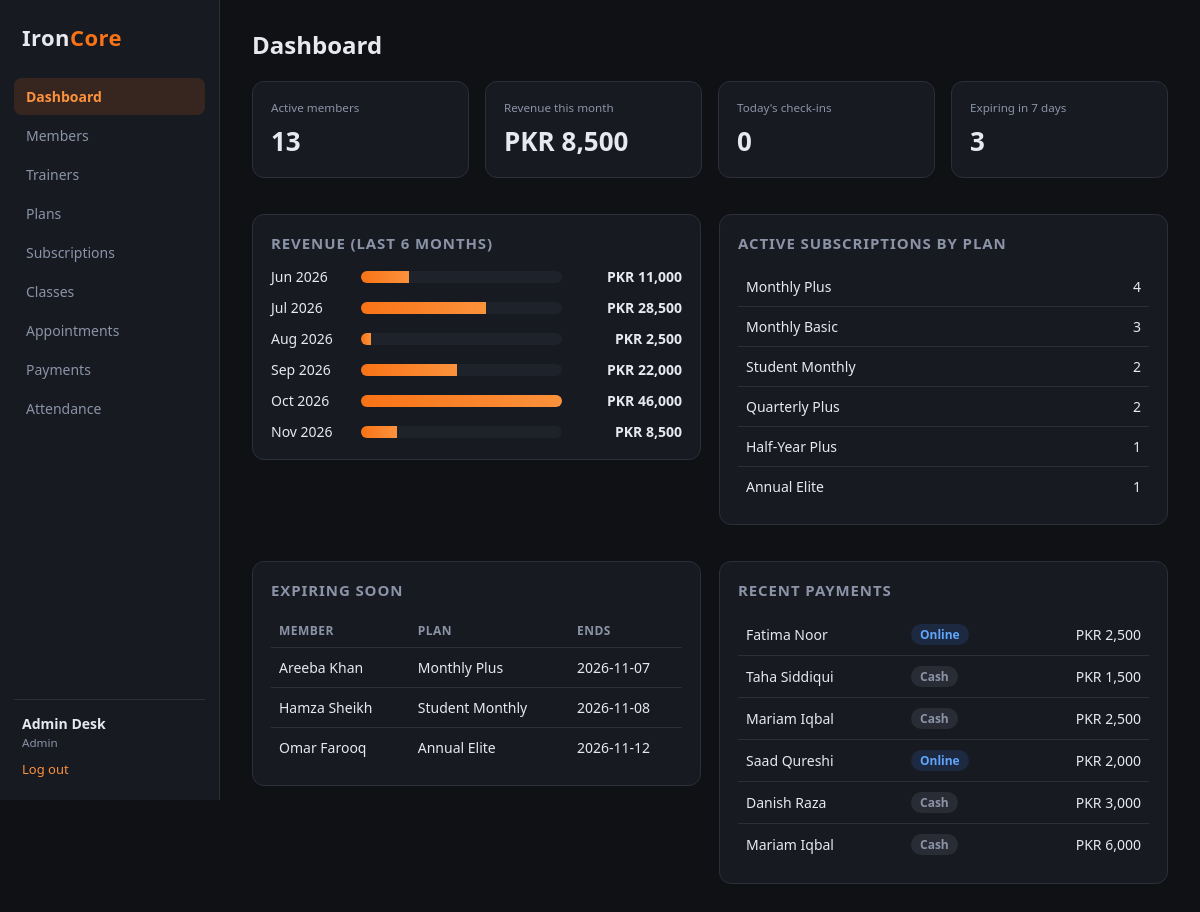
/dashboard.php (signed in), run on the app's committed database.
### tables this page shows
CREATE TABLE subscriptions (
    id         INT AUTO_INCREMENT PRIMARY KEY,
    member_id  INT NOT NULL,
    plan_id    INT NOT NULL,
    start_date DATE NOT NULL,
    end_date   DATE NOT NULL,
    status     ENUM('active', 'expired', 'cancelled') NOT NULL DEFAULT 'active',
    created_at TIMESTAMP NOT NULL DEFAULT CURRENT_TIMESTAMP,
    CONSTRAINT fk_sub_member FOREIGN KEY (member_id) REFERENCES members (id) ON DELETE CASCADE,
    CONSTRAINT fk_sub_plan FOREIGN KEY (plan_id) REFERENCES plans (id),
    CONSTRAINT chk_sub_dates CHECK (end_date >= start_date),
    INDEX idx_sub_status_end (status, end_date)
);

CREATE TABLE users (
    id            INT AUTO_INCREMENT PRIMARY KEY,
    name          VARCHAR(100) NOT NULL,
    email         VARCHAR(120) NOT NULL UNIQUE,
    phone         VARCHAR(20),
    password_hash VARCHAR(255) NOT NULL,
    role          ENUM('admin', 'trainer', 'member') NOT NULL DEFAULT 'member',
    created_at    TIMESTAMP NOT NULL DEFAULT CURRENT_TIMESTAMP
);

CREATE TABLE plans (
    id              INT AUTO_INCREMENT PRIMARY KEY,
    name            VARCHAR(60) NOT NULL,
    duration_months TINYINT UNSIGNED NOT NULL,
    price           DECIMAL(10, 2) NOT NULL,
    description     VARCHAR(255),
    is_active       TINYINT(1) NOT NULL DEFAULT 1,
    CONSTRAINT chk_plan_price CHECK (price > 0),
    CONSTRAINT chk_plan_duration CHECK (duration_months > 0)
);

CREATE TABLE payments (
    id              INT AUTO_INCREMENT PRIMARY KEY,
    member_id       INT NOT NULL,
    subscription_id INT NULL,
    amount          DECIMAL(10, 2) NOT NULL,
    method          ENUM('cash', 'online') NOT NULL,
    reference       VARCHAR(60),
    paid_at         DATETIME NOT NULL,
    recorded_by     INT NULL,
    CONSTRAINT fk_pay_member FOREIGN KEY (member_id) REFERENCES members (id) ON DELETE CASCADE,
    CONSTRAINT fk_pay_sub FOREIGN KEY (subscription_id) REFERENCES subscriptions (id) ON DELETE SET NULL,
    CONSTRAINT fk_pay_user FOREIGN KEY (recorded_by) REFERENCES users (id) ON DELETE SET NULL,
    CONSTRAINT chk_pay_amount CHECK (amount > 0),
    INDEX idx_pay_date (paid_at)
);

### includes/auth.php (called while the page is built, shortened)
<?php
require_once __DIR__ . '/db.php';
require_once __DIR__ . '/helpers.php';
function current_user(): ?array
{
    return $_SESSION['user'] ?? null;
}

### includes/db.php (called while the page is built)
<?php
function db(): PDO
{
    static $pdo = null;
    if ($pdo === null) {
        $cfg = require __DIR__ . '/../config/database.php';
        $dsn = sprintf('mysql:host=%s;port=%s;dbname=%s;charset=%s',
            $cfg['host'], $cfg['port'], $cfg['database'], $cfg['charset']);
        $pdo = new PDO($dsn, $cfg['username'], $cfg['password'], [
            PDO::ATTR_ERRMODE            => PDO::ERRMODE_EXCEPTION,
            PDO::ATTR_DEFAULT_FETCH_MODE => PDO::FETCH_ASSOC,
            PDO::ATTR_EMULATE_PREPARES   => false,
        ]);
    }
    return $pdo;
}
function q(string $sql, array $params = []): PDOStatement
{
    $stmt = db()->prepare($sql);
    $stmt->execute($params);
    return $stmt;
}

### dashboard.php (the view, shortened to what this page needs)
<?php
require_once __DIR__ . '/includes/auth.php';
$pageTitle = 'Dashboard';
require __DIR__ . '/includes/header.php';
if ($user['role'] === 'admin'):
    $stats = [
        'Active members'      => q("SELECT COUNT(*) FROM members WHERE status = 'active'")->fetchColumn(),
        'Revenue this month'  => money(q("SELECT COALESCE(SUM(amount),0) FROM payments
                                          WHERE DATE_FORMAT(paid_at,'%Y-%m') = DATE_FORMAT(CURDATE(),'%Y-%m')")->fetchColumn()),
        "Today's check-ins"   => q('SELECT COUNT(*) FROM attendance WHERE DATE(check_in) = CURDATE()')->fetchColumn(),
        'Expiring in 7 days'  => q("SELECT COUNT(*) FROM subscriptions WHERE status = 'active'
                                    AND end_date BETWEEN CURDATE() AND CURDATE() + INTERVAL 7 DAY")->fetchColumn(),
    ];
    $revenue = q("SELECT DATE_FORMAT(paid_at,'%Y-%m') AS ym, SUM(amount) AS total,
                         SUM(method = 'online') AS online_count, SUM(method = 'cash') AS cash_count
                  FROM payments WHERE paid_at >= DATE_FORMAT(CURDATE() - INTERVAL 5 MONTH, '%Y-%m-01')
                  GROUP BY ym ORDER BY ym")->fetchAll();
    $max = max(array_merge([1], array_column($revenue, 'total')));
    $popularPlans = q("SELECT p.name, COUNT(s.id) AS subs FROM plans p
                       LEFT JOIN subscriptions s ON s.plan_id = p.id AND s.status = 'active'
                       GROUP BY p.id ORDER BY subs DESC")->fetchAll();
    $expiring = q("SELECT u.name, p.name AS plan, s.end_date FROM subscriptions s
                   JOIN members m ON m.id = s.member_id JOIN users u ON u.id = m.user_id
                   JOIN plans p ON p.id = s.plan_id
                   WHERE s.status = 'active' AND s.end_date BETWEEN CURDATE() AND CURDATE() + INTERVAL 7 DAY
                   ORDER BY s.end_date")->fetchAll();
    $recent = q("SELECT u.name, pay.amount, pay.method, pay.paid_at FROM payments pay
                 JOIN members m ON m.id = pay.member_id JOIN users u ON u.id = m.user_id
                 ORDER BY pay.paid_at DESC LIMIT 6")->fetchAll();
?>
    <div class="cards">
        <?php foreach ($stats as $label => $value): ?>
            <div class="card stat"><small><?= e($label) ?></small><strong><?= e($value) ?></strong></div>
        <?php endforeach; ?>
    </div>
    <div class="grid-2">
        <section class="card">
            <h2>Revenue (last 6 months)</h2>
            <div class="bars">
                <?php foreach ($revenue as $r): ?>
                    <div class="bar-row">
                        <span><?= e(date('M Y', strtotime($r['ym'] . '-01'))) ?></span>
                        <div class="bar"><i style="width: <?= round($r['total'] / $max * 100) ?>%"></i></div>
                        <b><?= money($r['total']) ?></b>
                    </div>
                <?php endforeach; ?>
            </div>
        </section>
        <section class="card">
            <h2>Active subscriptions by plan</h2>
            <table>
                <?php foreach ($popularPlans as $p): ?>
                    <tr><td><?= e($p['name']) ?></td><td class="num"><?= (int) $p['subs'] ?></td></tr>
                <?php endforeach; ?>
            </table>
        </section>
        <section class="card">
            <h2>Expiring soon</h2>
            <table>
                <tr><th>Member</th><th>Plan</th><th>Ends</th></tr>
                <?php foreach ($expiring as $x): ?>
                    <tr><td><?= e($x['name']) ?></td><td><?= e($x['plan']) ?></td><td><?= e($x['end_date']) ?></td></tr>
                <?php endforeach; ?>
            </table>
        </section>
        <section class="card">
            <h2>Recent payments</h2>
            <table>
                <?php foreach ($recent as $r): ?>
                    <tr><td><?= e($r['name']) ?></td><td><?= badge($r['method']) ?></td>
                        <td class="num"><?= money($r['amount']) ?></td></tr>
                <?php endforeach; ?>
            </table>
        </section>
    </div>
<?php endif;
require __DIR__ . '/includes/footer.php';

### includes/header.php (shortened to what this page needs)
<?php
$user = current_user();
$active = basename($_SERVER['SCRIPT_NAME']);
$menu = [
    'admin'   => ['dashboard.php' => 'Dashboard', 'members.php' => 'Members', 'trainers.php' => 'Trainers',
                  'plans.php' => 'Plans', 'subscriptions.php' => 'Subscriptions', 'classes.php' => 'Classes',
                  'appointments.php' => 'Appointments', 'payments.php' => 'Payments', 'attendance.php' => 'Attendance'],
    'trainer' => ['dashboard.php' => 'Dashboard', 'classes.php' => 'My Classes',
                  'appointments.php' => 'Appointments', 'attendance.php' => 'Attendance'],
    'member'  => ['dashboard.php' => 'Dashboard', 'classes.php' => 'Book a Class',
                  'appointments.php' => 'Personal Training', 'payments.php' => 'My Payments',
                  'attendance.php' => 'My Attendance'],
];
?>
<!DOCTYPE html>
<html lang="en">
<head>
    <link rel="stylesheet" href="assets/css/style.css">
</head>
<body>
<div class="layout">
    <aside class="sidebar">
        <div class="brand">Iron<span>Core</span></div>
        <nav>
            <?php foreach ($menu[$user['role']] as $file => $label): ?>
                <a href="<?= $file ?>" class="<?= $active === $file ? 'active' : '' ?>"><?= e($label) ?></a>
            <?php endforeach; ?>
        </nav>
        <div class="who">
            <strong><?= e($user['name']) ?></strong>
            <small><?= e(ucfirst($user['role'])) ?></small>
            <a href="logout.php" class="logout">Log out</a>
        </div>
    </aside>
    <main class="content">
        <h1><?= e($pageTitle ?? '') ?></h1>

### includes/helpers.php (shortened to what this page needs)
<?php
function e($value): string
{
    return htmlspecialchars((string) $value, ENT_QUOTES, 'UTF-8');
}
function money($amount): string
{
    return 'PKR ' . number_format((float) $amount, 0);
}
function badge(string $status): string
{
    $map = [
        'active' => 'green', 'booked' => 'blue', 'confirmed' => 'blue', 'attended' => 'green',
        'completed' => 'green', 'paid' => 'green', 'present' => 'green', 'expired' => 'grey', 'inactive' => 'grey', 'pending' => 'amber',
        'cancelled' => 'red', 'cash' => 'grey', 'online' => 'blue',
    ];
    $c = $map[$status] ?? 'grey';
    return '<span class="badge ' . $c . '">' . e(ucfirst($status)) . '</span>';
}

### includes/footer.php
    </main>
</div>
</body>
</html>

### assets/css/style.css (style rules this page uses)
:root { --bg: #0f1115; --panel: #171a21; --panel-2: #1e222b; --line: #2a2f3a; --text: #e7e9ee; --muted: #8b93a7; --accent: #f97316; --accent-2: #fb923c; --green: #22c55e; --blue: #3b82f6; --red: #ef4444; --amber: #f59e0b; }
* { box-sizing: border-box; }
body { margin: 0; font-family: "Segoe UI", system-ui, -apple-system, Roboto, Arial, sans-serif; background: var(--bg); color: var(--text); font-size: 14px; }
a { color: var(--accent-2); text-decoration: none; }
h1 { font-size: 24px; margin: 0 0 20px; }
h2 { font-size: 15px; margin: 0 0 14px; color: var(--muted); text-transform: uppercase; letter-spacing: .06em; }
.layout { display: flex; min-height: 100vh; }
.sidebar { width: 220px; background: var(--panel); border-right: 1px solid var(--line); display: flex; flex-direction: column; padding: 22px 14px; position: sticky; top: 0; height: 100vh; }
.brand { font-weight: 800; font-size: 22px; letter-spacing: .02em; margin: 0 8px 26px; }
.brand span { color: var(--accent); }
.sidebar nav { display: flex; flex-direction: column; gap: 2px; flex: 1; }
.sidebar nav a { color: var(--muted); padding: 9px 12px; border-radius: 8px; }
.sidebar nav a.active { background: rgba(249, 115, 22, .14); color: var(--accent-2); font-weight: 600; }
.who { border-top: 1px solid var(--line); padding: 14px 8px 0; display: flex; flex-direction: column; gap: 2px; }
.who small { color: var(--muted); }
.logout { margin-top: 8px; font-size: 13px; }
.content { flex: 1; padding: 28px 32px; max-width: 1400px; }
.card { background: var(--panel); border: 1px solid var(--line); border-radius: 12px; padding: 18px; margin-bottom: 18px; }
.cards { display: grid; grid-template-columns: repeat(auto-fit, minmax(200px, 1fr)); gap: 16px; margin-bottom: 18px; }
.stat small { color: var(--muted); display: block; margin-bottom: 8px; }
.stat strong { font-size: 26px; }
.grid-2 { display: grid; grid-template-columns: 1fr 1fr; gap: 18px; align-items: start; }
table { width: 100%; border-collapse: collapse; }
th { text-align: left; color: var(--muted); font-weight: 600; font-size: 12px; text-transform: uppercase; letter-spacing: .04em; padding: 8px; border-bottom: 1px solid var(--line); }
td { padding: 10px 8px; border-bottom: 1px solid var(--line); vertical-align: middle; }
tr:last-child td { border-bottom: none; }
td.num, th.num { text-align: right; }
.badge { display: inline-block; padding: 2px 9px; border-radius: 999px; font-size: 12px; font-weight: 600; }
.badge.blue { background: rgba(59, 130, 246, .15); color: #60a5fa; }
.badge.grey { background: rgba(139, 147, 167, .15); color: var(--muted); }
.bars { display: flex; flex-direction: column; gap: 12px; }
.bar-row { display: grid; grid-template-columns: 80px 1fr 110px; gap: 10px; align-items: center; }
.bar-row b { text-align: right; font-weight: 600; }
.bar, .seats { background: var(--panel-2); border-radius: 6px; height: 12px; overflow: hidden; }
.bar i, .seats i { display: block; height: 100%; background: linear-gradient(90deg, var(--accent), var(--accent-2)); }

### data on the page
subscriptions: users.name "Areeba Khan", plan.name "Monthly Plus", end_date "2026-11-07"
subscriptions: users.name "Hamza Sheikh", plan.name "Student Monthly", end_date "2026-11-08"
subscriptions: users.name "Omar Farooq", plan.name "Annual Elite", end_date "2026-11-12"
payments: users.name "Fatima Noor", method "Online", amount "PKR 2,500"
payments: users.name "Taha Siddiqui", method "Cash", amount "PKR 1,500"
payments: users.name "Mariam Iqbal", method "Cash", amount "PKR 2,500"
payments: users.name "Saad Qureshi", method "Online", amount "PKR 2,000"
payments: users.name "Danish Raza", method "Cash", amount "PKR 3,000"
payments: users.name "Mariam Iqbal", method "Cash", amount "PKR 6,000"

### other printed values
$label "Dashboard"
$label "Members"
$label "Trainers"
$label "Plans"
$label "Subscriptions"
$label "Classes"
$label "Appointments"
$label "Payments"
$label "Attendance"
$user['name'] "Admin Desk"
$user['role'] "Admin"
$pageTitle "Dashboard"
$label "Active members"
$value "13"
$label "Revenue this month"
